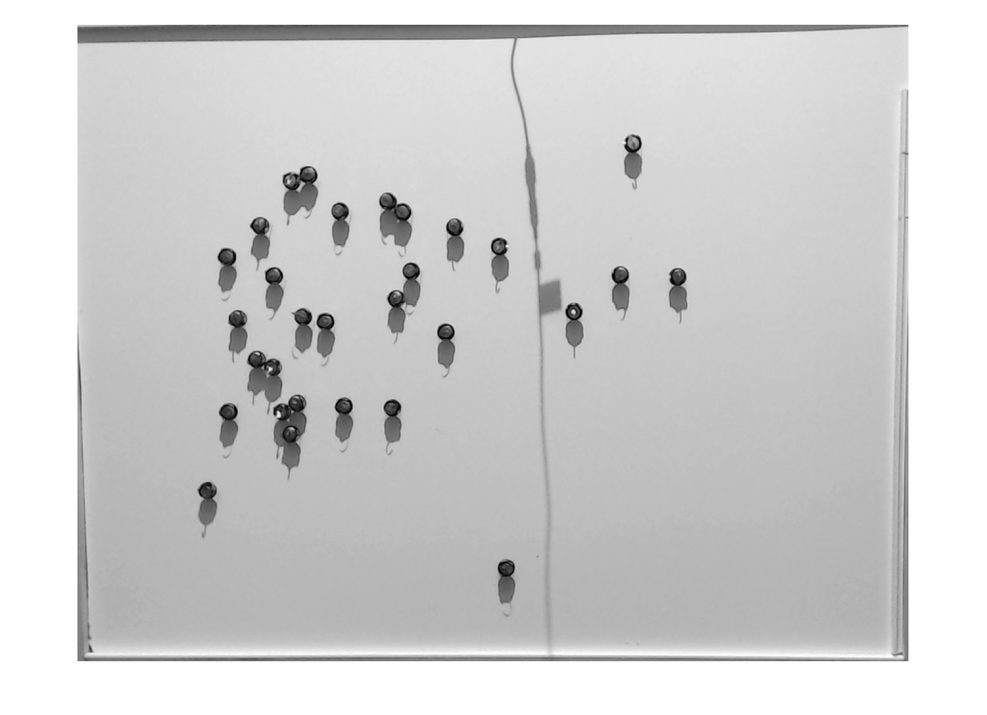
%> input picture papers/Kilobots Code/TestImage4.png, 987 x 715 px, shrunk from 1835 x 1329 before the run
$ octave --eval "KilobotFinderV2;"   (GNU Octave 9; MATLAB toolbox functions it lacks are replaced by stand-ins)
%> lines starting %> are read from the running program, lines starting %| are printed output that depends on the picture; in (x1, y1, x2, y2) boxes, pixels count from 0 and x2, y2 are one past the last pixel; in counts of white or black regions, pixels touching at a corner belong together; the program's own positions count from 1
### papers/Kilobots Code/plot_gaussian_ellipsoid.m
function h = plot_gaussian_ellipsoid(m, C, sdwidth, npts, axh)
% PLOT_GAUSSIAN_ELLIPSOIDS plots 2-d and 3-d Gaussian distributions
%
% H = PLOT_GAUSSIAN_ELLIPSOIDS(M, C) plots the distribution specified by
%  mean M and covariance C. The distribution is plotted as an ellipse (in
%  2-d) or an ellipsoid (in 3-d).  By default, the distributions are
%  plotted in the current axes. H is the graphics handle to the plotted
%  ellipse or ellipsoid.
%
% PLOT_GAUSSIAN_ELLIPSOIDS(M, C, SD) uses SD as the standard deviation
%  along the major and minor axes (larger SD => larger ellipse). By
%  default, SD = 1. Note:
%  * For 2-d distributions, SD=1.0 and SD=2.0 cover ~ 39% and 86%
%     of the total probability mass, respectively.
%  * For 3-d distributions, SD=1.0 and SD=2.0 cover ~ 19% and 73%
%     of the total probability mass, respectively.
%
% PLOT_GAUSSIAN_ELLIPSOIDS(M, C, SD, NPTS) plots the ellipse or
%  ellipsoid with a resolution of NPTS (ellipsoids are generated
%  on an NPTS x NPTS mesh; see SPHERE for more details). By
%  default, NPTS = 50 for ellipses, and 20 for ellipsoids.
%
% PLOT_GAUSSIAN_ELLIPSOIDS(M, C, SD, NPTS, AX) adds the plot to the
%  axes specified by the axis handle AX.
%
% Examples:
% -------------------------------------------
%  % Plot three 2-d Gaussians
%  figure;
%  h1 = plot_gaussian_ellipsoid([1 1], [1 0.5; 0.5 1]);
%  h2 = plot_gaussian_ellipsoid([2 1.5], [1 -0.7; -0.7 1]);
%  h3 = plot_gaussian_ellipsoid([0 0], [1 0; 0 1]);
%  set(h2,'color','r');
%  set(h3,'color','g');
%
%  % "Contour map" of a 2-d Gaussian
%  figure;
%  for sd = [0.3:0.4:4],
%    h = plot_gaussian_ellipsoid([0 0], [1 0.8; 0.8 1], sd);
%  end
%
%  % Plot three 3-d Gaussians
%  figure;
%  h1 = plot_gaussian_ellipsoid([1 1  0], [1 0.5 0.2; 0.5 1 0.4; 0.2 0.4 1]);
%  h2 = plot_gaussian_ellipsoid([1.5 1 .5], [1 -0.7 0.6; -0.7 1 0; 0.6 0 1]);
%  h3 = plot_gaussian_ellipsoid([1 2 2], [0.5 0 0; 0 0.5 0; 0 0 0.5]);
%  set(h2,'facealpha',0.6);
%  view(129,36); set(gca,'proj','perspective'); grid on;
%  grid on; axis equal; axis tight;
% -------------------------------------------
%
%  Gautam Vallabha, Sep-23-2007, Gautam.Vallabha@mathworks.com

%  Revision 1.0, Sep-23-2007
%    - File created
%  Revision 1.1, 26-Sep-2007
%    - NARGOUT==0 check added.
%    - Help added on NPTS for ellipsoids

if ~exist('sdwidth', 'var'), sdwidth = 1; end
if ~exist('npts', 'var'), npts = []; end
if ~exist('axh', 'var'), axh = gca; end

if numel(m) ~= length(m),
    error('M must be a vector');
end
if ~( all(numel(m) == size(C)) )
    error('Dimensionality of M and C must match');
end
if ~(isscalar(axh) && ishandle(axh) && strcmp(get(axh,'type'), 'axes'))
    error('Invalid axes handle');
end

set(axh, 'nextplot', 'add');

switch numel(m)
   case 2, h=show2d(m(:),C,sdwidth,npts,axh);
   case 3, h=show3d(m(:),C,sdwidth,npts,axh);
   otherwise
      error('Unsupported dimensionality');
end

if nargout==0,
    clear h;
end

%-----------------------------
function h = show2d(means, C, sdwidth, npts, axh)
if isempty(npts), npts=50; end
% plot the gaussian fits
tt=linspace(0,2*pi,npts)';
x = cos(tt); y=sin(tt);
ap = [x(:) y(:)]';
[v,d]=eig(C);
d = sdwidth * sqrt(d); % convert variance to sdwidth*sd
bp = (v*d*ap) + repmat(means, 1, size(ap,2));
h = plot(bp(1,:), bp(2,:), '-', 'parent', axh,'color','red', 'linewidth', 3.0);

%-----------------------------
% [15 lines left out: function show3d, not called in this run]

### papers/Kilobots Code/KilobotFinderV2.m
function KilobotFinderV2()
%  searces an image to identify the locations of kilobots
% background is white, we may see up to 101 kilobots, and the image may be
% illuminated from different angles and get errors.
% %  Aaron T. Becker, atbecker@uh.edu

% Shadows cause probems.  Ideas:
%  1. threshold image to remove light-grey shadows, then use imfindcircles
%  2. use a template image (of a kilobot), use this to make an intensity
%  map, use imfindcircles to find robots
%


% ******************Loading input Image**********************************
imName = 'TestImage4.png';  %kilobots are 30 px in my image
%  Aaron T. Becker, atbecker@uh.edu
% Read in a webcam snapshot.

% Crop the image to use ROI.
originalImage = imread(imName);
%> originalImage is the input picture: size 715x987x3 uint8; min 0, max 255, mean 208.6
% make grayscale.
originalImage = rgb2gray(originalImage);
%> originalImage: size 715x987 uint8

%originalImage = originalImage(33:33+550,250:250+810,:);  %ROI, you can use imrect to draw a rectangle using your mouse.
figure(1)
imshow(originalImage);

BW = im2bw(originalImage, 0.25);  %threshold the image to remove shadows (and only show dark parts of kilobots)
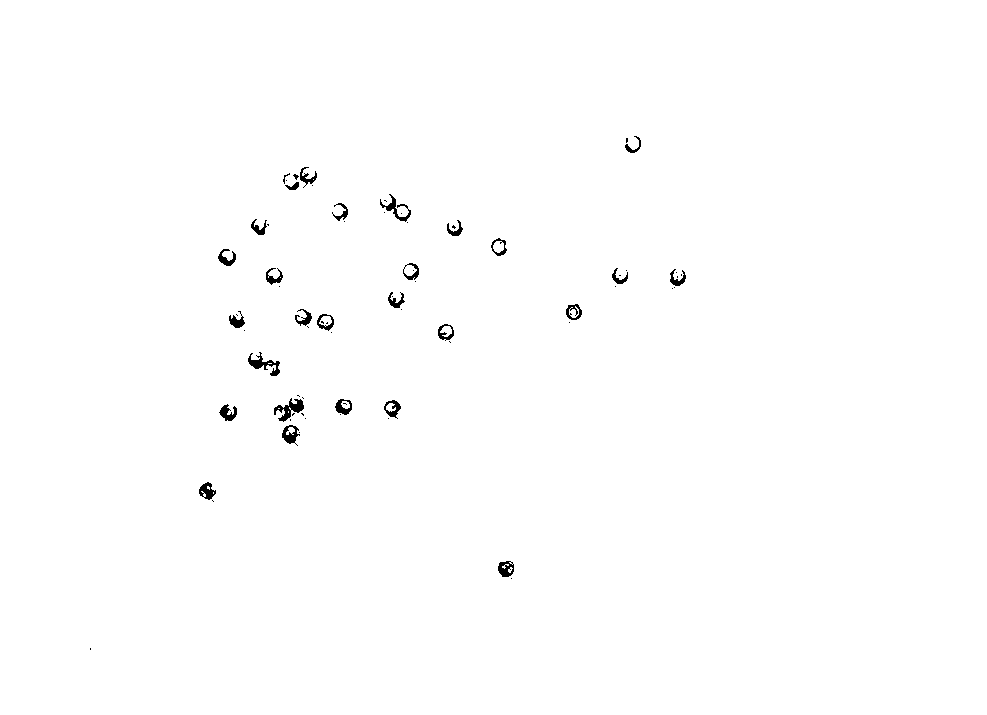
%> BW: size 715x987 logical; 99.4% white; 73 black regions (45 under 20 px), largest, box (x1, y1, x2, y2) and area: (274, 398, 304, 422) 299, (248, 352, 280, 376) 271, (380, 194, 411, 222) 221
figure(2)
imshow(BW)
figure(3)
% Too easy, from
% http://www.mathworks.com/help/images/examples/detect-and-measure-circular-objects-in-an-image.tml
tic
[centers, radii] = imfindcircles(BW,[12 19],'ObjectPolarity','dark','Sensitivity',0.94 );
%> centers = 25 rows, first 12: [406.6 208.1; 293.5 434.5; 630.6 142.7; 398.2 297.4; 228.6 256.7; 229.2 411.2; 395 409.4; 273.2 278.2; 500.9 247.4; 411.3 271.6; 339.4 212.3; 678.1 276.2]; radii = 25 values, max 19 at index 19, min 12 at index 9, mean 13.22
toc
M = mean(centers);
%> M = [385.3 311.6]
V = var(centers);
%> V = [18762.9 9964.5]
C = cov(centers);
%> C = [18762.9 -3158.1; -3158.1 9964.5]


imshow(originalImage);
%Draw the circles
h = viscircles(centers,radii);
hold on
plot(M(1,1) , M(1,2),'*','Markersize',16)
plot_gaussian_ellipsoid(M,C);
%> in show2d, `[v,d]=eig(C);`: v = [-0.306 -0.952; -0.952 0.306]; d = [8948.3 0; 0 19779]
%> in show2d, `d = sdwidth * sqrt(d);`: d = [94.6 0; 0 140.6]
%> in show2d, `bp = (v*d*ap) + repmat(means, 1, size(ap,2));`: bp = 50 columns, first 8: [356.3 339.4 323.3 308.2 294.3 282 271.3 262.5; 221.6 227.8 235.4 244.3 254.3 265.2 276.9 289.1]
%> in plot_gaussian_ellipsoid, `h=show2d(m(:),C,sdwidth,npts,axh)`: h = -120.1
%> `KilobotFinderV2;`:
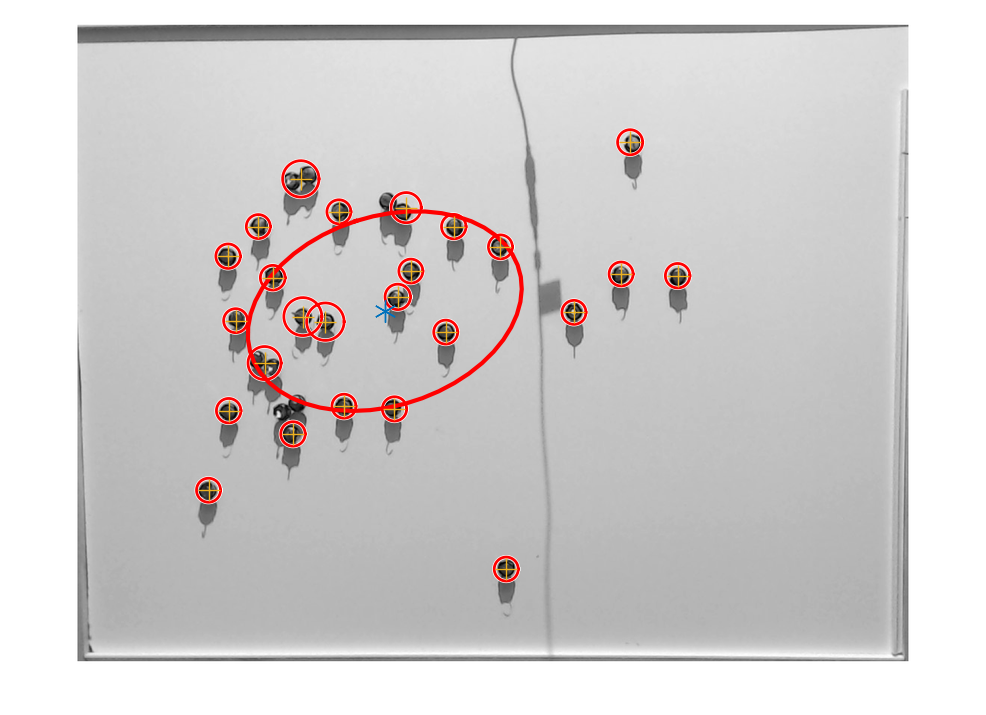
%> figure redrawn from the program's plot data
plot(centers(:,1),centers(:,2),'+','Markersize',16)
hold off
clear('cam');

$ run again, with papers/Kilobots Code/TestImage1.png copied over papers/Kilobots Code/TestImage4.png
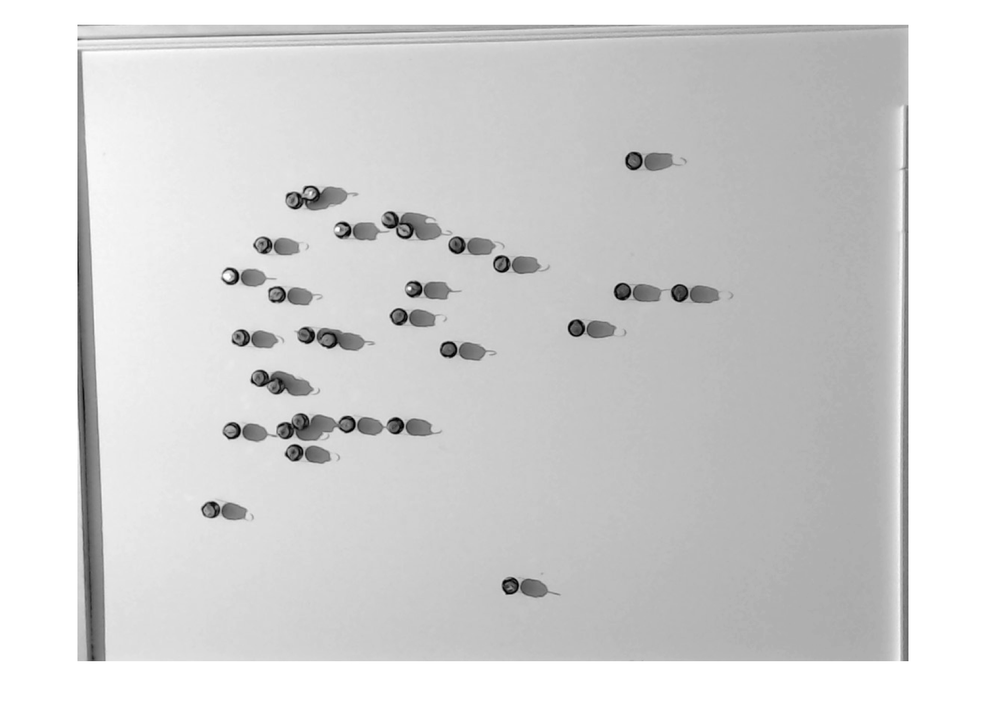
%> input picture papers/Kilobots Code/TestImage1.png, 987 x 715 px, shrunk from 1835 x 1329 before the run
%> in KilobotFinderV2, originalImage is the input picture: size 715x987x3 uint8; min 0, max 255, mean 211.8
%> originalImage: size 715x987 uint8
%> in KilobotFinderV2, `BW = im2bw(originalImage, 0.25);`:
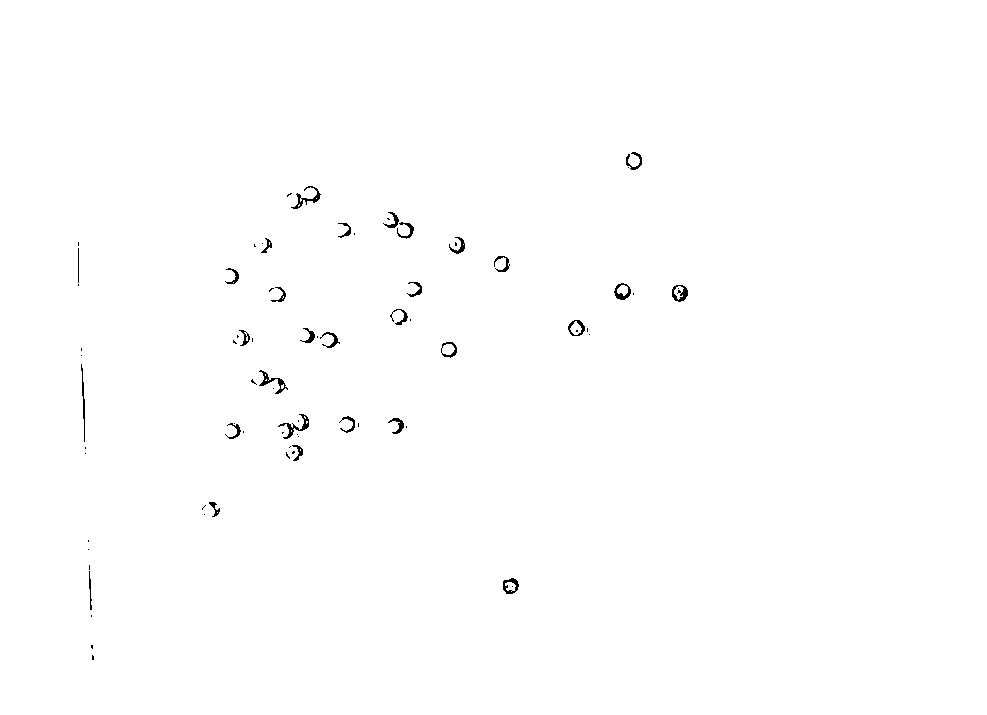
%> BW: size 715x987 logical; 99.6% white; black in thin lines or dots, all inside (x1, y1, x2, y2) = (78, 152, 688, 660)
%> centers = 30 rows, first 12: [327.6 344.9; 287.5 438.1; 309.6 196.9; 386.3 224.7; 633.9 161.3; 77.67 585.2; 680.6 293.4; 298.4 422.4; 103.4 582.5; 403.5 230; 455.9 244; 623.1 292.1]; radii = 30 values, max 16 at index 27, min 12 at index 7, mean 13.07
%> M = [343.1 351.1]
%> V = [27855.4 12019.2]
%> C = [27855.4 -8702; -8702 12019.2]
%> in show2d, `[v,d]=eig(C);`: v = [-0.404 -0.915; -0.915 0.404]; d = [8172.1 0; 0 31702.6]
%> in show2d, `d = sdwidth * sqrt(d);`: d = [90.4 0; 0 178.1]
%> bp = 50 columns, first 8: [306.6 286.1 266.5 248.2 231.4 216.5 203.6 193; 268.4 278.3 289.3 301.4 314.3 327.9 341.7 355.8]
%> h = -120.1
%> `KilobotFinderV2;`:
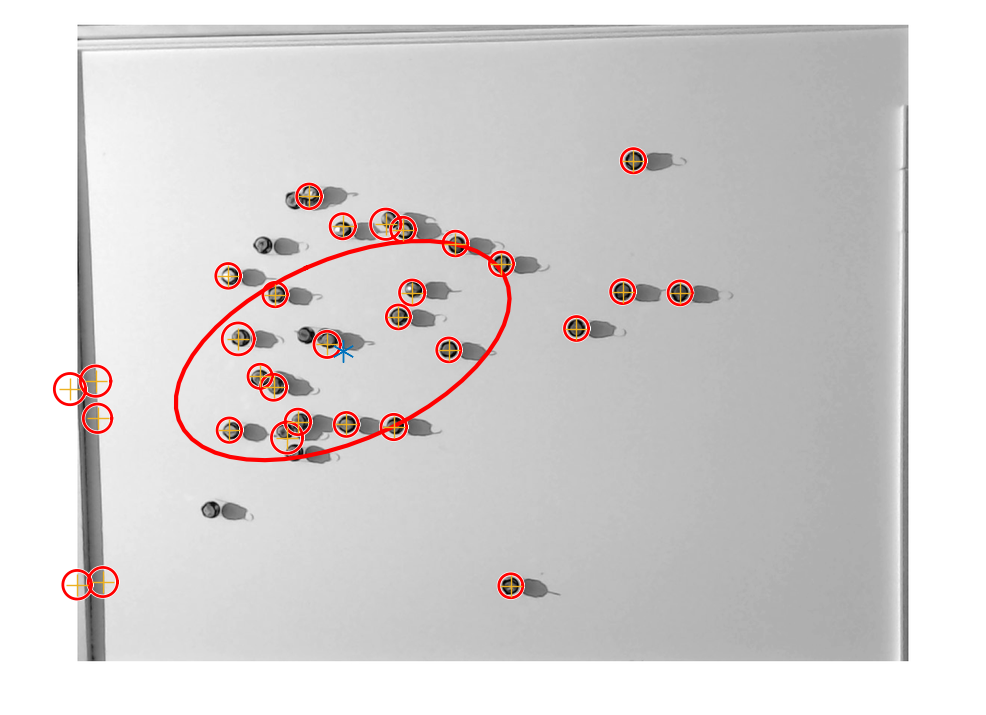
%> figure redrawn from the program's plot data

$ run again, with papers/Kilobots Code/TestImage2.png copied over papers/Kilobots Code/TestImage4.png
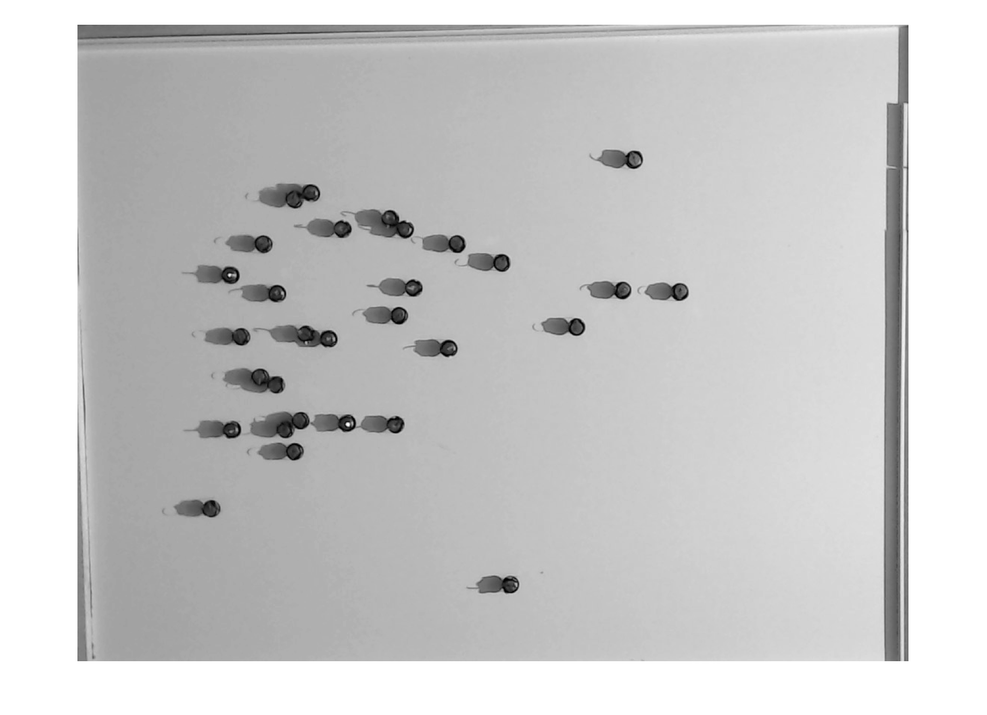
%> input picture papers/Kilobots Code/TestImage2.png, 987 x 715 px, shrunk from 1835 x 1329 before the run
%> in KilobotFinderV2, originalImage is the input picture: size 715x987x3 uint8; min 0, max 255, mean 201.8
%> originalImage: size 715x987 uint8
%> in KilobotFinderV2, `BW = im2bw(originalImage, 0.25);`:
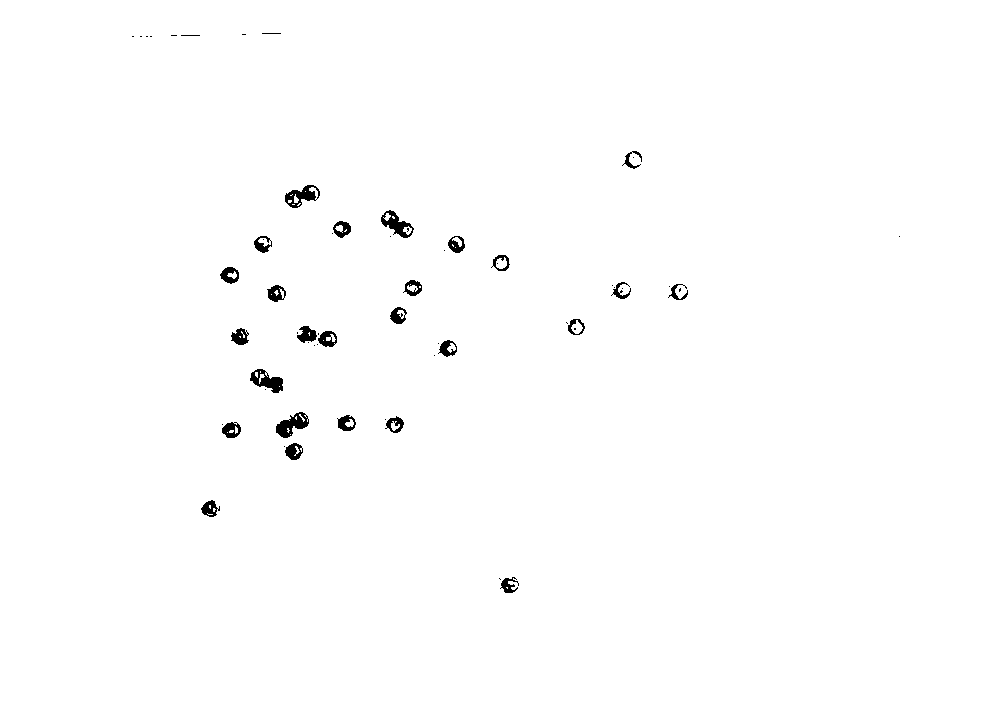
%> BW: size 715x987 logical; 99.2% white; 61 black regions (35 under 20 px), largest, box (x1, y1, x2, y2) and area: (276, 412, 309, 438) 439, (250, 369, 283, 393) 406, (285, 185, 320, 208) 383
%> centers = 26 rows, first 12: [233.2 435.6; 231.1 275.4; 397.6 225.9; 277.5 294.5; 293.9 425.9; 293.8 452; 347.4 424; 241.3 336; 264.7 245.2; 456 245.3; 309.3 193.3; 342.7 229.5]; radii = 26 values, max 18.44 at index 24, min 12 at index 4, mean 12.91
%> M = [384.4 332.6]
%> V = [18190.7 10038.9]
%> C = [18190.7 -3469.3; -3469.3 10038.9]
%> in show2d, `[v,d]=eig(C);`: v = [-0.345 -0.938; -0.938 0.345]; d = [8762.3 0; 0 19467.2]
%> in show2d, `d = sdwidth * sqrt(d);`: d = [93.61 0; 0 139.5]
%> bp = 50 columns, first 8: [352 335.5 319.9 305.3 291.9 280.1 270 261.8; 244.8 251.7 259.9 269.3 279.7 291 303 315.5]
%> h = -120.1
%> `KilobotFinderV2;`:
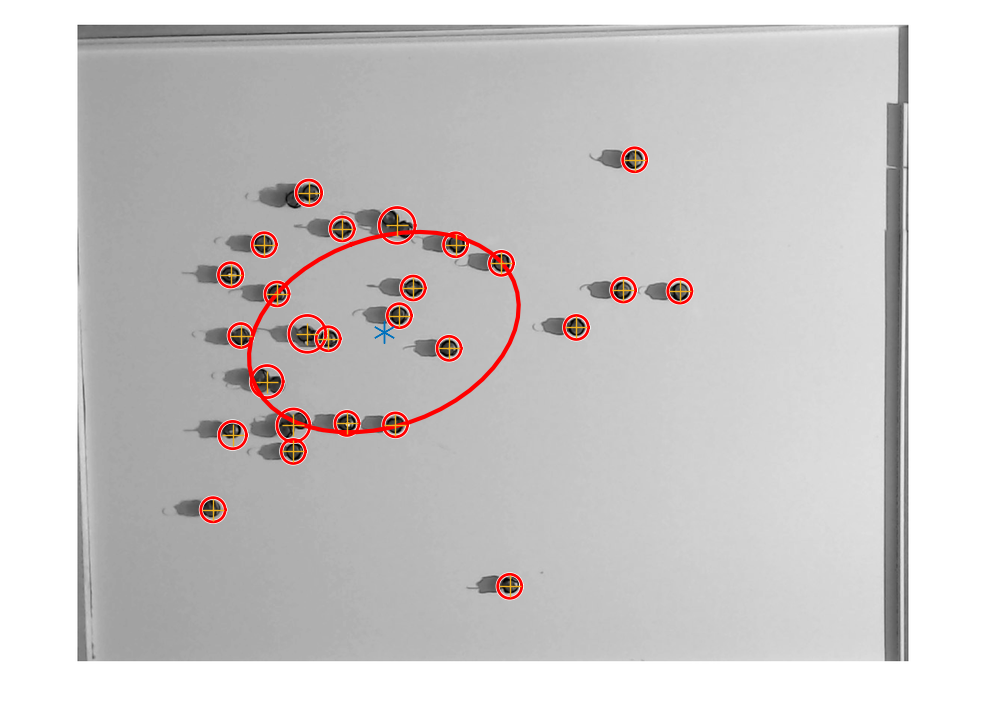
%> figure redrawn from the program's plot data
